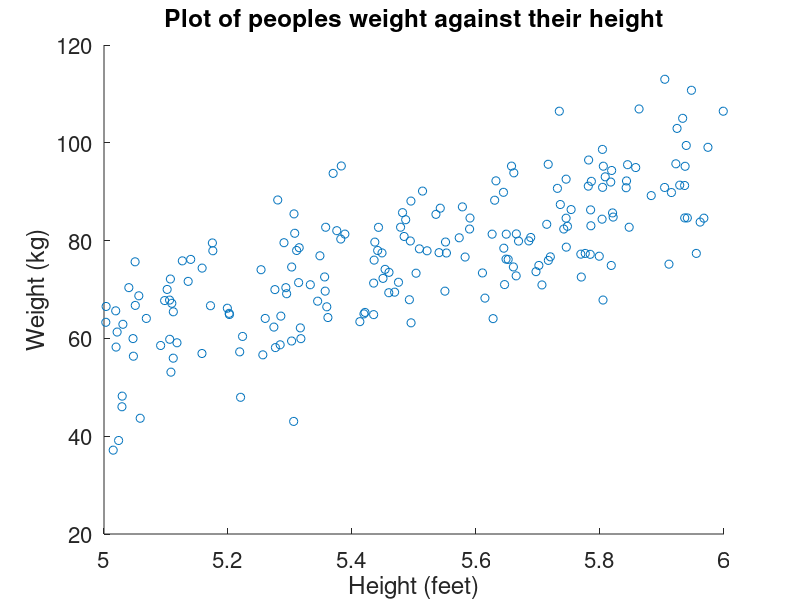

MATLAB code for this plot:

height = rand(200,1);

weight = ((height.* 2.5)+ normrnd(0,0.7,200,1));

scatter((height)+5, ((weight./3) .*40)+60);

xlabel('Height (feet)','fontsize', 16);     
ylabel('Weight (kg)','fontsize', 16);

title('Plot of peoples weight against their height','fontsize', 16);

xheight = [5,6];
yweight = (xheight.*30)-95;



hold on;

% plot(xheight,yweight);

set(gca, 'fontsize', 16);

hold off;